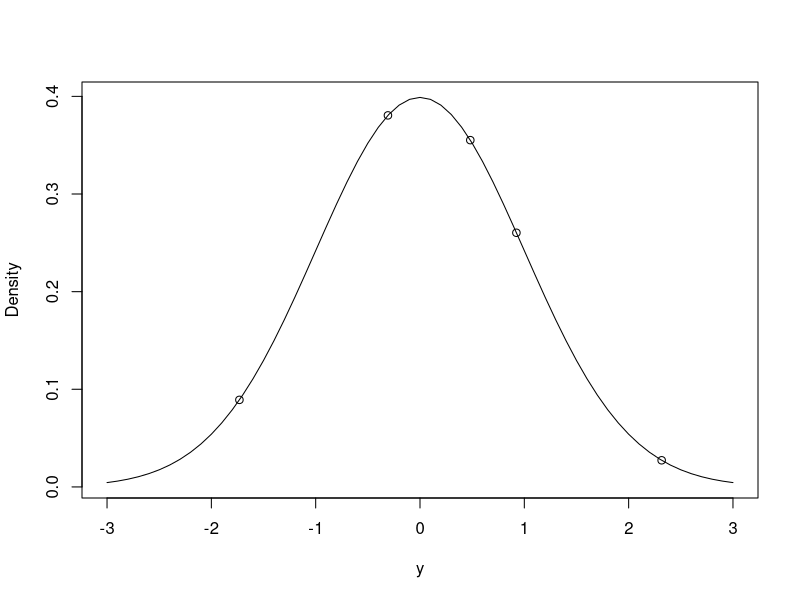
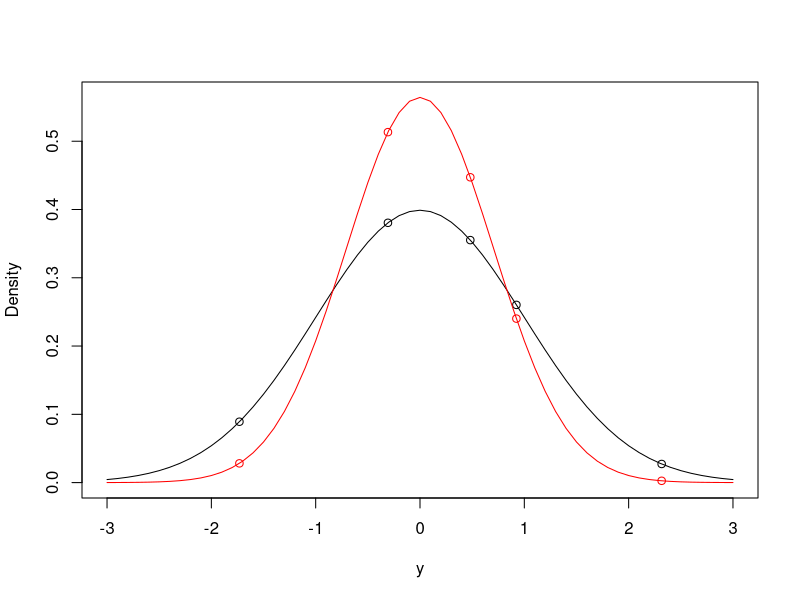
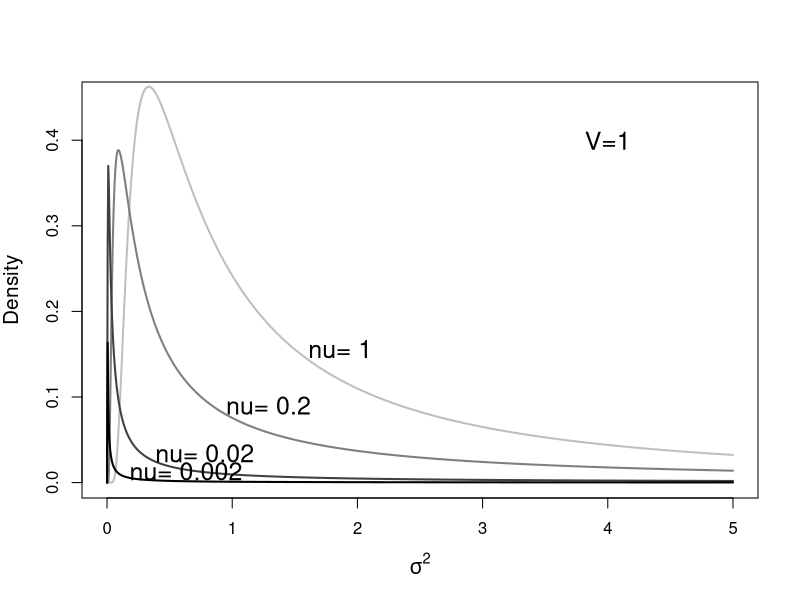

The R script that drew these images, in order: (Note: this script raises an error after producing the figures.)
## ---- chunk 1
Ndata<-data.frame(y=rnorm(5, mean=0, sd=sqrt(1)))
Ndata$y
## ---- chunk 2
possible.y<-seq(-3,3,0.1)                          # possible values of y
Probability<-dnorm(possible.y, mean=0, sd=sqrt(1)) # density of possible values 
plot(Probability~possible.y, type="l", ylab="Density", xlab="y")
Probability.y<-dnorm(Ndata$y, mean=0, sd=sqrt(1))  # density of actual values
points(Probability.y~Ndata$y)
## ---- chunk 3
prod(dnorm(Ndata$y, mean=0, sd=sqrt(1)))
## ---- chunk 4
prod(dnorm(Ndata$y, mean=0, sd=sqrt(0.5)))
## ---- chunk 5
pos.y<-seq(-3,3,0.1)
plot(dnorm(pos.y, mean=0, sd=sqrt(1))~pos.y, type="l", ylim=c(0,max(dnorm(0, mean=0, sd=sqrt(0.5)))), ylab="Density", xlab="y")
points(Ndata$y, dnorm(Ndata$y, mean=0, sd=sqrt(1)))
lines(dnorm(pos.y, mean=0, sd=sqrt(0.5))~pos.y, type="l", col="red")
points(Ndata$y, dnorm(Ndata$y, mean=0, sd=sqrt(0.5)), col="red")
## ---- chunk 6
loglik<-function(par, y){sum(dnorm(y, par[1], sqrt(par[2]), log=TRUE))}
mu<-seq(-2,2,length=100)
sigma2<-seq(0.0001,5,length=100)
L<-matrix(0,100,100)
P<-L
for(i in 1:100){
for(j in 1:100){
L[i,j]<-loglik(c(mu[i], sigma2[j]), Ndata$y)
}}
## ---- chunk 7
loglik<-function(par, y){sum(dnorm(y, par[1], sqrt(par[2]), log=TRUE))}
MLest<-optim(c(mean=0,var=1), fn=loglik, y=Ndata$y, control = list(fnscale = -1,reltol=1e-16))$par
## ---- chunk 8
MLest
## ---- chunk 9
m1a.1<-glm(y~1, data=Ndata)
summary(m1a.1)
## ---- chunk 10
MLest["var"]*(5/4)
## ---- chunk 11
xv<-seq(1e-16,5,length=1000)
plot(0, type="n", ylim=c(0,0.45), xlim=c(0,5), xlab=expression(sigma^2), ylab="Density", cex.lab=1.25)
nu<-c(1,0.2,0.02, 0.002)
V<-1
for(i in 1:4){
dv<-dgamma(1/xv, shape=nu[i]/2, rate=(nu[i]*V)/2)/(xv^2)
lines(dv~xv, type="l", col=paste("gray", 100-i*25), lwd=2)
text(xv[which.min(abs(log(dv)-log(0.1*xv))[-1])+1],dv[which.min(abs(log(dv)-log(0.1*xv))[-1])+1], paste("nu=", nu[i]), pos=4, cex=1.5)
}
text(4,0.4, "V=1", cex=1.5)
## ---- chunk 12
logprior<-function(par, priorR, priorB){
    dnorm(par[1], mean=priorB$mu, sd=sqrt(priorB$V), log=TRUE)+dgamma(1/par[2],shape=priorR$nu/2, rate=(priorR$nu*priorR$V)/2, log=TRUE)-2*log(par[2])  
}
## ---- chunk 13
prior<-list(R=list(V=1, nu=0.002), B=list(mu=0, V=1e+8))
## ---- chunk 14
loglikprior<-function(par, y, priorR, priorB){
loglik(par,y)+logprior(par,priorR,priorB)
}
## ---- chunk 15
P<-L
for(i in 1:100){
for(j in 1:100){
P[i,j]<-loglikprior(c(mu[i], sigma2[j]), Ndata$y, prior$R, prior$B)
}}
## ---- chunk 16
Best<-optim(c(mean=0,var=1), fn=loglikprior, y=Ndata$y, priorR=prior$R, priorB=prior$B, method="L-BFGS-B", lower=c(-1e+5, 1e-5), upper=c(1e+5,1e+5), control = list(fnscale = -1, factr=1e-16))$par
Best
## ---- chunk 17
m1a.2<-MCMCglmm(y~1, data=Ndata, prior=prior, thin=1)
## ---- chunk 18
nb<-names(Best)
names(Best)<-NULL
## ---- chunk 19
exp(loglikprior(Best, Ndata$y, prior$R, prior$B)-loglikprior(c(0,1), Ndata$y, prior$R, prior$B))
## ---- chunk 20
names(Best)<-nb
## ---- chunk 21
prop.table(table(m1a.2$Sol>-2 & m1a.2$Sol<2 & m1a.2$VCV<5))
## ---- chunk 22
P.new<-L
mu.new<-seq(Best[1]-1, Best[1]+1, length=100)
sigma2.new<-seq(max(Best[2]-1,0.00001), Best[2]+1, length=100)
for(i in 1:100){
for(j in 1:100){
P.new[i,j]<-loglikprior(c(mu.new[i], sigma2.new[j]), Ndata$y, prior$R, prior$B)
}}
## ---- chunk 23
P.new2<-L
mu.new<-seq(Best[1]-1, Best[1]+1, length=100)
sigma2.new2<-seq(1, Best[2]+2, length=100)
for(i in 1:100){
for(j in 1:100){
P.new2[i,j]<-loglikprior(c(mu.new[i], sigma2.new2[j]), Ndata$y, prior$R, prior$B)
}}
## ---- chunk 24
autocorr(m1a.2$Sol)
autocorr(m1a.2$VCV)
## ---- chunk 25
plot(m1a.2$Sol)
## ---- chunk 26
plot(log(m1a.2$VCV))
## ---- chunk 27
prior.m1a.3<-list(R=list(V=1, nu=0))
m1a.3<-MCMCglmm(y~1, data=Ndata, thin=1, prior=prior.m1a.3)
kda.3<-kde2d(m1a.3$Sol, log(m1a.3$VCV), lims=c(-2,2,log(0.1),log(5)), n=50)
kda.3$y<-exp(kda.3$y)
## ---- chunk 28
prior.m1a.4<-list(R=list(V=1e-16, nu=-2))
m1a.4<-MCMCglmm(y~1, data=Ndata, thin=1, prior=prior.m1a.4)
## ---- chunk 29
kda.4<-kde2d(m1a.4$Sol, log(m1a.4$VCV), lims=c(-2,2,log(0.1),log(5)), n=50)
kda.4$y<-exp(kda.4$y)
